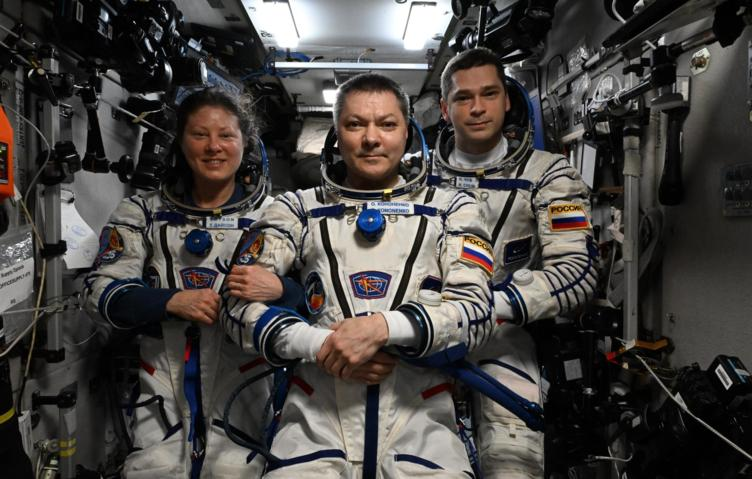
#> input picture lab5/source/pic_3.jpg, 752 x 479 px
$ python lab5_2.py
#> lines starting #> are read from the running program, lines starting #| are printed output that depends on the picture
import matplotlib.pyplot as plt
import os

def load_image(image_path):
    """Загрузка изображения из файла."""
#> called with image_path = 'source/pic_3.jpg'
    # Используем PIL для загрузки изображения
    from PIL import Image
    return Image.open(image_path)
#> returned value is the input picture: PIL image 752x479 RGB; mean R, G, B 71.1, 67.6, 65.1

def image_to_gray(image):
    """Преобразование изображения в оттенки серого."""
    return image.convert('L')
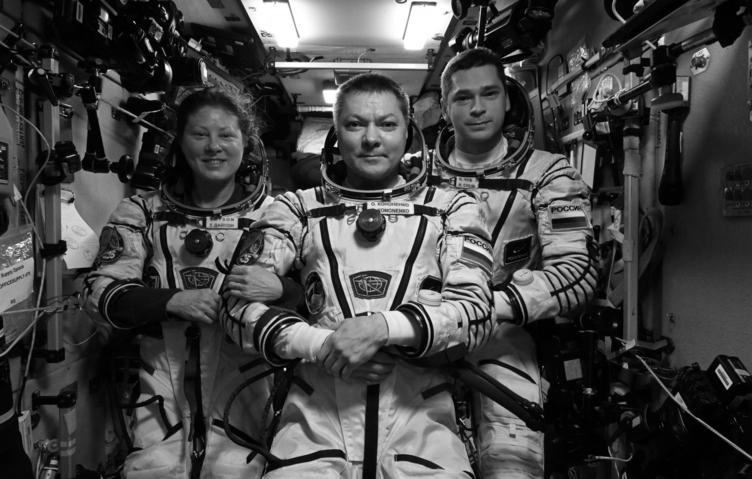
#> returned value: PIL image 752x479 L; min 0, max 255, mean 68.4

def calculate_histogram(gray_image):
    """Подсчет гистограммы для изображения."""
    histogram = [0] * 256  # 256 уровней серого
    pixels = list(gray_image.getdata())
#> pixels = 360208 items

    for pixel in pixels:
        histogram[pixel] += 1
#> this loop made 360208 passes
#> pixel on passes 1 to 3: 18, 12, 15
#> after the loop, histogram = 256 values, max 8589 at index 4, min 81 at index 240, mean 1407.1

    return histogram

def plot_histogram(histogram):
    """Построение гистограммы с градиентным заполнением."""
    plt.figure(figsize=(10, 5))

    colors = [plt.cm.viridis(i / len(histogram)) for i in range(len(histogram))]

    for i in range(len(histogram) - 1):
        plt.fill_between([i, i + 1], [histogram[i], histogram[i + 1]], color=colors[i], alpha=0.7)

    plt.title('Гистограмма изображения')
    plt.xlabel('Интенсивность пикселей (от черного к белому)')
    plt.ylabel('Число пикселей')
    plt.xlim([0, 256])
    plt.grid()
    plt.show()

image_path = 'source/pic_3.jpg'

# проверка наличия файла
if os.path.exists(image_path):
    image = load_image(image_path)  # загрузка изображения
    gray_image = image_to_gray(image)  # преобразование в оттенки серого
    histogram = calculate_histogram(gray_image)  # подсчет гистограммы
    plot_histogram(histogram)  # построение гистограммы
#> in plot_histogram, `colors = [plt.cm.viridis(i / len(histogram)) for i in range(len(histog..`: colors = 256 items, first 6: (0.267, 0.00487, 0.329, 1), (0.269, 0.00961, 0.335, 1), (0.27, 0.0146, 0.341, 1), (0.271, 0.0199, 0.347, 1), (0.273, 0.0256, 0.353, 1), (0.274, 0.0315, 0.359, 1)
#> in plot_histogram, `plt.show()`:
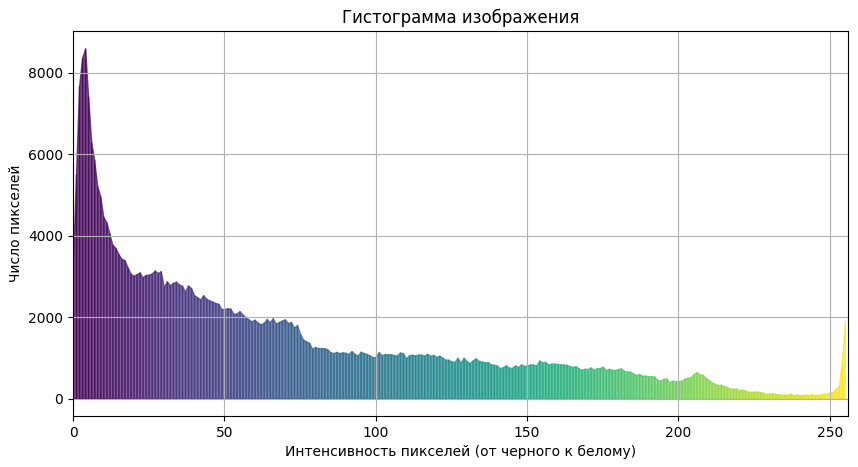
#> figure drawn by matplotlib, 1 panel
else:
    print(f"Файл {image_path} не найден.")

$ run again, with lab5/source/pic_1.jpg copied over lab5/source/pic_3.jpg
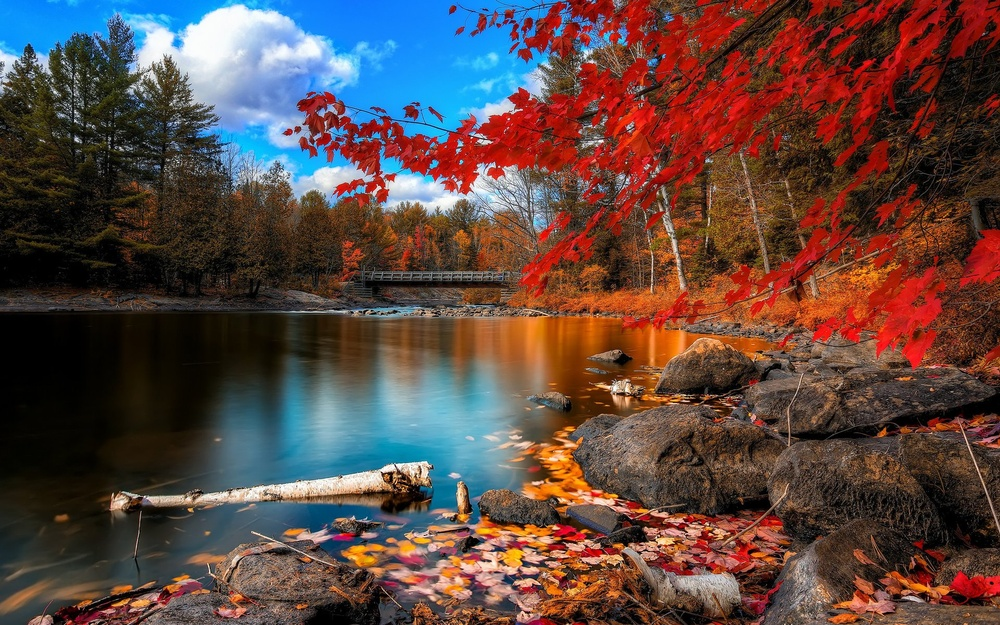
#> input picture lab5/source/pic_1.jpg, 1000 x 625 px, shrunk from 1920 x 1200 before the run
#> in load_image, returned value is the input picture: PIL image 1000x625 RGB; mean R, G, B 92.7, 70.5, 65.9
#> in image_to_gray, `return image.convert('L')`:
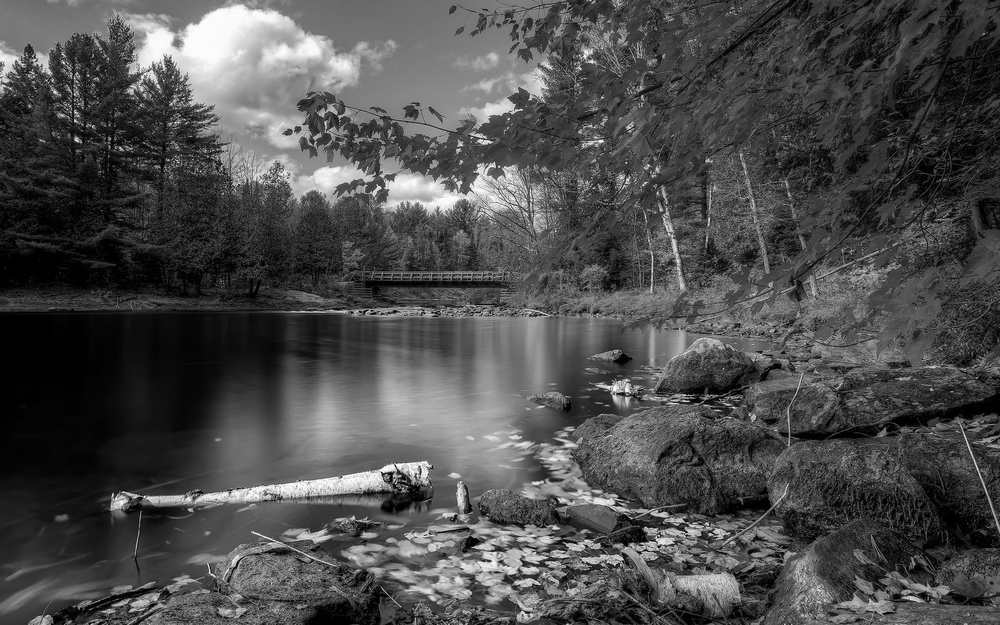
#> returned value: PIL image 1000x625 L; min 0, max 255, mean 76.6
#> pixels = 625000 items
#> the loop in calculate_histogram, `for pixel in pixels:` made 625000 passes
#> pixel on passes 1 to 3: 117, 115, 113
#> after the loop in calculate_histogram, `for pixel in pixels:`: histogram = 256 values, max 7944 at index 0, min 2 at index 255, mean 2441.4
#> colors = 256 items, first 6: (0.267, 0.00487, 0.329, 1), (0.269, 0.00961, 0.335, 1), (0.27, 0.0146, 0.341, 1), (0.271, 0.0199, 0.347, 1), (0.273, 0.0256, 0.353, 1), (0.274, 0.0315, 0.359, 1)
#> in plot_histogram, `plt.show()`:
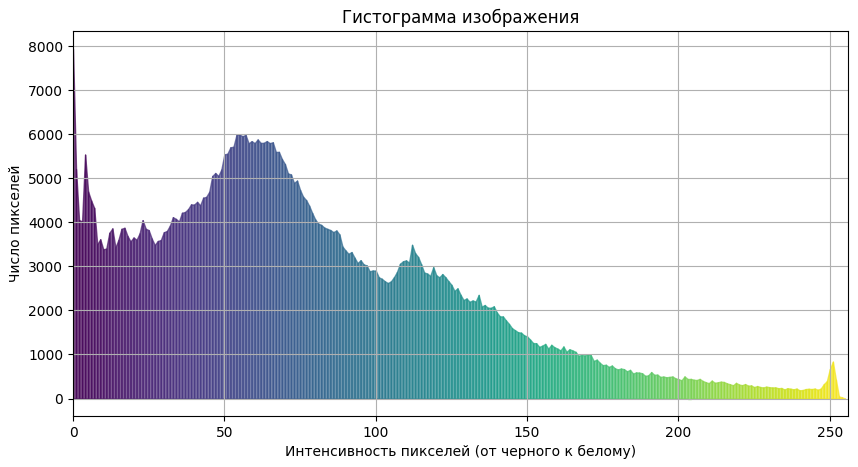
#> figure drawn by matplotlib, 1 panel
